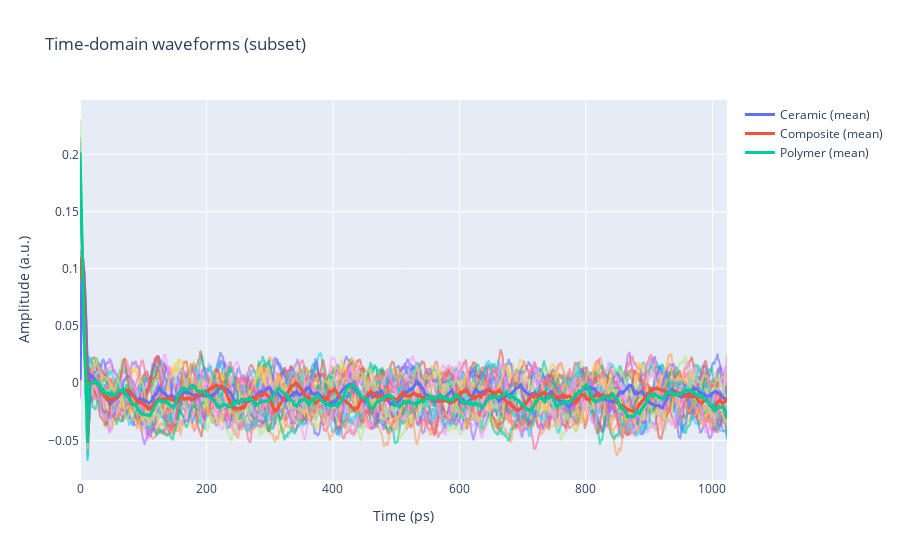

The cell this chart's notebook holds for it:
### Code cell
# Time-domain plot
fig_time = plot_time_domain(
    times, X_time_proc, y_labels, CLASS_NAMES,
    max_per_class=10, output_dir="../artifacts", export_png=True
)
fig_time.show()

# Frequency-domain plot
fig_freq = plot_spectra(
    freq_thz, spectra, y_labels, CLASS_NAMES,
    max_per_class=10, output_dir="../artifacts", export_png=True
)
fig_freq.show()

# PCA scatter
fig_pca = plot_pca_scatter(X_pca, y, output_dir="../artifacts", export_png=True)
fig_pca.show()

# Feature importance
fig_imp = plot_feature_importance(
    FEATURE_COLS, clf.feature_importances_,
    output_dir="../artifacts", export_png=True
)
fig_imp.show()

print("\n✓ All visualisations exported to ../artifacts/")

### Figure 1 — Plotly figure (JSON) as saved in the notebook; plotly's stock layout.template omitted (floating-point values rounded to 4 significant figures; data arrays with more than 128 entries replaced by an {"elided": "..."} marker saying what was removed)
{"data": [{"mode": "lines", "name": "Ceramic", "opacity": 0.6, "showlegend": false, "type": "scatter", "x": {"elided": "1024 float values"}, "y": {"elided": "1024 float values"}}, {"mode": "lines", "name": "Ceramic", "opacity": 0.6, "showlegend": false, "type": "scatter", "x": {"elided": "1024 float values"}, "y": {"elided": "1024 float values"}}, {"mode": "lines", "name": "Ceramic", "opacity": 0.6, "showlegend": false, "type": "scatter", "x": {"elided": "1024 float values"}, "y": {"elided": "1024 float values"}}, {"mode": "lines", "name": "Ceramic", "opacity": 0.6, "showlegend": false, "type": "scatter", "x": {"elided": "1024 float values"}, "y": {"elided": "1024 float values"}}, {"mode": "lines", "name": "Ceramic", "opacity": 0.6, "showlegend": false, "type": "scatter", "x": {"elided": "1024 float values"}, "y": {"elided": "1024 float values"}}, {"mode": "lines", "name": "Ceramic", "opacity": 0.6, "showlegend": false, "type": "scatter", "x": {"elided": "1024 float values"}, "y": {"elided": "1024 float values"}}, {"mode": "lines", "name": "Ceramic", "opacity": 0.6, "showlegend": false, "type": "scatter", "x": {"elided": "1024 float values"}, "y": {"elided": "1024 float values"}}, {"mode": "lines", "name": "Ceramic", "opacity": 0.6, "showlegend": false, "type": "scatter", "x": {"elided": "1024 float values"}, "y": {"elided": "1024 float values"}}, {"mode": "lines", "name": "Ceramic", "opacity": 0.6, "showlegend": false, "type": "scatter", "x": {"elided": "1024 float values"}, "y": {"elided": "1024 float values"}}, {"mode": "lines", "name": "Ceramic", "opacity": 0.6, "showlegend": false, "type": "scatter", "x": {"elided": "1024 float values"}, "y": {"elided": "1024 float values"}}, {"mode": "lines", "name": "Composite", "opacity": 0.6, "showlegend": false, "type": "scatter", "x": {"elided": "1024 float values"}, "y": {"elided": "1024 float values"}}, {"mode": "lines", "name": "Composite", "opacity": 0.6, "showlegend": false, "type": "scatter", "x": {"elided": "1024 float values"}, "y": {"elided": "1024 float values"}}, {"mode": "lines", "name": "Composite", "opacity": 0.6, "showlegend": false, "type": "scatter", "x": {"elided": "1024 float values"}, "y": {"elided": "1024 float values"}}, {"mode": "lines", "name": "Composite", "opacity": 0.6, "showlegend": false, "type": "scatter", "x": {"elided": "1024 float values"}, "y": {"elided": "1024 float values"}}, {"mode": "lines", "name": "Composite", "opacity": 0.6, "showlegend": false, "type": "scatter", "x": {"elided": "1024 float values"}, "y": {"elided": "1024 float values"}}, {"mode": "lines", "name": "Composite", "opacity": 0.6, "showlegend": false, "type": "scatter", "x": {"elided": "1024 float values"}, "y": {"elided": "1024 float values"}}, {"mode": "lines", "name": "Composite", "opacity": 0.6, "showlegend": false, "type": "scatter", "x": {"elided": "1024 float values"}, "y": {"elided": "1024 float values"}}, {"mode": "lines", "name": "Composite", "opacity": 0.6, "showlegend": false, "type": "scatter", "x": {"elided": "1024 float values"}, "y": {"elided": "1024 float values"}}, {"mode": "lines", "name": "Composite", "opacity": 0.6, "showlegend": false, "type": "scatter", "x": {"elided": "1024 float values"}, "y": {"elided": "1024 float values"}}, {"mode": "lines", "name": "Composite", "opacity": 0.6, "showlegend": false, "type": "scatter", "x": {"elided": "1024 float values"}, "y": {"elided": "1024 float values"}}, {"mode": "lines", "name": "Polymer", "opacity": 0.6, "showlegend": false, "type": "scatter", "x": {"elided": "1024 float values"}, "y": {"elided": "1024 float values"}}, {"mode": "lines", "name": "Polymer", "opacity": 0.6, "showlegend": false, "type": "scatter", "x": {"elided": "1024 float values"}, "y": {"elided": "1024 float values"}}, {"mode": "lines", "name": "Polymer", "opacity": 0.6, "showlegend": false, "type": "scatter", "x": {"elided": "1024 float values"}, "y": {"elided": "1024 float values"}}, {"mode": "lines", "name": "Polymer", "opacity": 0.6, "showlegend": false, "type": "scatter", "x": {"elided": "1024 float values"}, "y": {"elided": "1024 float values"}}, {"mode": "lines", "name": "Polymer", "opacity": 0.6, "showlegend": false, "type": "scatter", "x": {"elided": "1024 float values"}, "y": {"elided": "1024 float values"}}, {"mode": "lines", "name": "Polymer", "opacity": 0.6, "showlegend": false, "type": "scatter", "x": {"elided": "1024 float values"}, "y": {"elided": "1024 float values"}}, {"mode": "lines", "name": "Polymer", "opacity": 0.6, "showlegend": false, "type": "scatter", "x": {"elided": "1024 float values"}, "y": {"elided": "1024 float values"}}, {"mode": "lines", "name": "Polymer", "opacity": 0.6, "showlegend": false, "type": "scatter", "x": {"elided": "1024 float values"}, "y": {"elided": "1024 float values"}}, {"mode": "lines", "name": "Polymer", "opacity": 0.6, "showlegend": false, "type": "scatter", "x": {"elided": "1024 float values"}, "y": {"elided": "1024 float values"}}, {"mode": "lines", "name": "Polymer", "opacity": 0.6, "showlegend": false, "type": "scatter", "x": {"elided": "1024 float values"}, "y": {"elided": "1024 float values"}}, {"line": {"width": 3}, "mode": "lines", "name": "Ceramic (mean)", "type": "scatter", "x": {"elided": "1024 float values"}, "y": {"elided": "1024 float values"}}, {"line": {"width": 3}, "mode": "lines", "name": "Composite (mean)", "type": "scatter", "x": {"elided": "1024 float values"}, "y": {"elided": "1024 float values"}}, {"line": {"width": 3}, "mode": "lines", "name": "Polymer (mean)", "type": "scatter", "x": {"elided": "1024 float values"}, "y": {"elided": "1024 float values"}}], "layout": {"title": {"text": "Time-domain waveforms (subset)"}, "xaxis": {"title": {"text": "Time (ps)"}}, "yaxis": {"title": {"text": "Amplitude (a.u.)"}}}}
